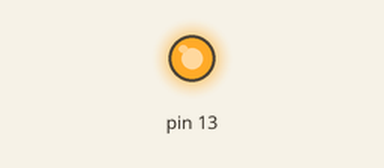
This sketch was run on a simulated Arduino Uno, built with avr-gcc and run on an emulated ATmega328P. On the bench: output pins drawn as LEDs (lit = HIGH).

Above: at 0.1 s.
Timing chart, 0 to 1.6 s (numbered marks = the images above):
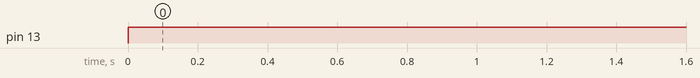

The sketch:

testing.ino
```cpp
void setup() {
  // put your setup code here, to run once:
  pinMode(5, INPUT);
  pinMode(13, OUTPUT);
}

void loop() {
  // put your main code here, to run repeatedly:
  digitalWrite(13, HIGH);
}
```

Measured:
- by itself, pin 13: LOW → HIGH at 0.00 s
